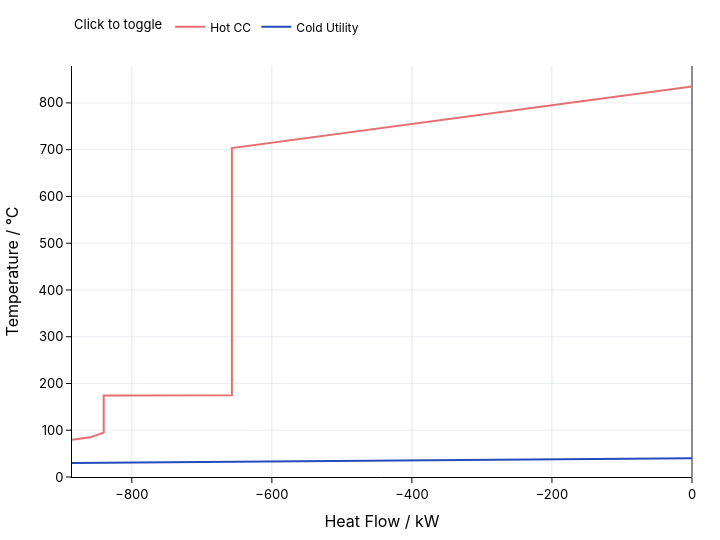

The notebook cell this image was saved under:
### Code cell
nlc = problem.plot.net_load_profiles(show=True)

### Figure 1 — Plotly figure (JSON) as saved in the notebook; plotly's stock layout.template omitted (floating-point values rounded to 4 significant figures)
{"data": [{"hovertemplate": "Hot CC<br>Heat Flow / kW: %{x}<br>Temperature / °C: %{y}<extra></extra>", "legendgroup": "Hot CC", "line": {"color": "#e66e6e", "width": 2}, "mode": "lines", "name": "Hot CC", "showlegend": true, "type": "scatter", "x": [0, -657.1, -657.1, -840.1, -840.1, -858.9, -885.4], "y": [835, 703.3, 175, 174.4, 95, 85, 79.62]}, {"hovertemplate": "Cold Utility<br>Heat Flow / kW: %{x}<br>Temperature / °C: %{y}<extra></extra>", "legendgroup": "Cold Utility", "line": {"color": "#244abd", "width": 2}, "mode": "lines", "name": "Cold Utility", "showlegend": true, "type": "scatter", "x": [0, -885.4], "y": [40, 30]}], "layout": {"autosize": false, "font": {"color": "#000000", "family": "IBM Plex Sans, Inter, system-ui, sans-serif", "size": 13}, "height": 540, "hoverlabel": {"bgcolor": "#ffffff", "font": {"color": "#000000"}}, "hovermode": "closest", "legend": {"font": {"color": "#000000", "size": 12}, "orientation": "h", "title": {"font": {"color": "#000000", "size": 13}, "text": "Click to toggle"}, "y": 1.06, "yanchor": "bottom"}, "margin": {"b": 48, "l": 50, "r": 28, "t": 64}, "paper_bgcolor": "#ffffff", "plot_bgcolor": "#ffffff", "width": 720, "xaxis": {"gridcolor": "rgba(148, 163, 184, 0.25)", "linecolor": "#000000", "rangemode": "tozero", "showgrid": true, "showline": true, "tickcolor": "#000000", "tickfont": {"color": "#000000"}, "ticks": "outside", "title": {"font": {"color": "#000000"}, "text": "Heat Flow / kW"}, "zeroline": true, "zerolinecolor": "rgba(15, 23, 42, 0.8)", "zerolinewidth": 1.25}, "yaxis": {"gridcolor": "rgba(148, 163, 184, 0.2)", "linecolor": "#000000", "rangemode": "tozero", "showgrid": true, "showline": true, "tickcolor": "#000000", "tickfont": {"color": "#000000"}, "ticks": "outside", "title": {"font": {"color": "#000000"}, "text": "Temperature / °C"}, "zeroline": true, "zerolinecolor": "rgba(15, 23, 42, 0.8)", "zerolinewidth": 1.25}}}
